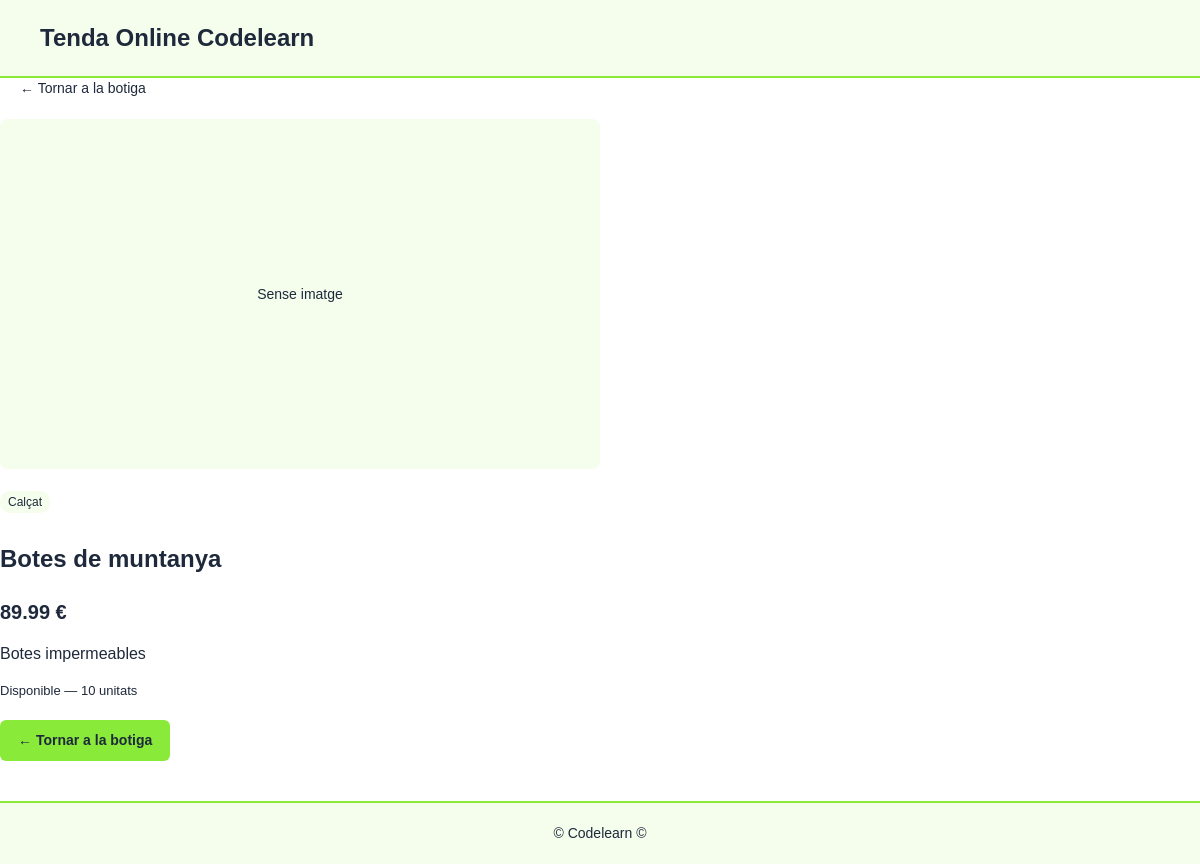
The page /producte.php?id=6 on the database its author committed.
### tables this page shows
CREATE TABLE productes (
    id           INT AUTO_INCREMENT PRIMARY KEY,
    nom          VARCHAR(200)   NOT NULL,
    descripcio   TEXT,
    preu         DECIMAL(10,2)  NOT NULL,
    estoc        INT            NOT NULL DEFAULT 0,
    imatge       VARCHAR(255),
    categoria_id INT,
    creat_a      TIMESTAMP DEFAULT CURRENT_TIMESTAMP,
    FOREIGN KEY (categoria_id) REFERENCES categories(id) ON DELETE SET NULL
);

CREATE TABLE categories (
    id  INT AUTO_INCREMENT PRIMARY KEY,
    nom VARCHAR(100) NOT NULL
);

### producte.php (the view, shortened to what this page needs)
<?php
require_once 'includes/db.php';
$id = (int)$_GET['id'];
$stmt = $pdo->prepare("
    SELECT p.*, c.nom AS categoria_nom
    FROM productes p
    LEFT JOIN categories c ON p.categoria_id = c.id
    WHERE p.id = ?
");
$stmt->execute([$id]);
$producte = $stmt->fetch();
require_once 'includes/header.php';
?>
<nav class="breadcrumb">
    <a href="index.php">← Tornar a la botiga</a>
</nav>
<section class="producte-detall">
    <div class="producte-imatge">
        <?php if ($producte['imatge']): ?>
            <img src="uploads/<?= htmlspecialchars($producte['imatge']) ?>"
                 alt="<?= htmlspecialchars($producte['nom']) ?>">
        <?php else: ?>
            <div class="imatge-placeholder">Sense imatge</div>
        <?php endif; ?>
    </div>
    <div class="producte-info">
        <span class="categoria">
            <?= htmlspecialchars($producte['categoria_nom'] ?? 'Sense categoria') ?>
        </span>
        <h1><?= htmlspecialchars($producte['nom']) ?></h1>
        <p class="preu"><?= number_format($producte['preu'], 2) ?> €</p>
        <p class="descripcio">
            <?= htmlspecialchars($producte['descripcio'] ?? 'Sense descripció') ?>
        </p>
        <?php if ($producte['estoc'] > 0): ?>
            <span class="estoc disponible">
                Disponible — <?= $producte['estoc'] ?> unitats
            </span>
        <?php else: ?>
            <span class="estoc esgotat">Esgotat</span>
        <?php endif; ?>
        <a href="index.php" class="btn">← Tornar a la botiga</a>
    </div>
</section>
<?php
require_once 'includes/footer.php';
?>

### css/estils.css (style rules this page uses)
body { background-color: #fff; color: #1e293b; font-family: Arial, sans-serif; margin: 0; line-height: 1.5; }
nav a { color: #1e293b; text-decoration: none; margin-left: 20px; }
.producte-imatge { display: block; }
.imatge-placeholder { width: 100%; height: 180px; background-color: #f5fdec; color: #1e293b; display: flex; align-items: center; justify-content: center; font-size: 14px; }
.producte-info { padding: 15px; }
.producte-info .categoria { display: inline-block; background-color: #f5fdec; color: #1e293b; font-size: 12px; padding: 2px 8px; border-radius: 10px; margin-bottom: 8px; }
.preu { font-size: 20px; font-weight: bold; margin: 5px 0; }
.estoc { display: block; font-size: 13px; margin-bottom: 10px; }
.estoc.disponible { color: #1e293b; }
.breadcrumb { margin-bottom: 20px; font-size: 14px; }
.breadcrumb a { color: #1e293b; text-decoration: none; }
.producte-detall { max-width: 600px; }
.producte-detall .producte-imatge img, .producte-detall .imatge-placeholder { width: 100%; height: 350px; object-fit: cover; border-radius: 8px; margin-bottom: 20px; }
.producte-detall .producte-info { padding: 0; }
.producte-detall .estoc { display: block; margin-bottom: 20px; }
.producte-detall .btn { display: block; width: fit-content; margin-top: 10px; }
.descripcio { margin: 15px 0; }
.btn { display: inline-block; background-color: #89ea3a; color: #1e293b; padding: 10px 18px; border: none; border-radius: 6px; text-decoration: none; font-size: 14px; font-weight: bold; cursor: pointer; }

### rows shown on the page
productes: categoria.nom "Calçat", nom "Botes de muntanya", preu "89.99", descripcio "Botes impermeables", estoc "10"
